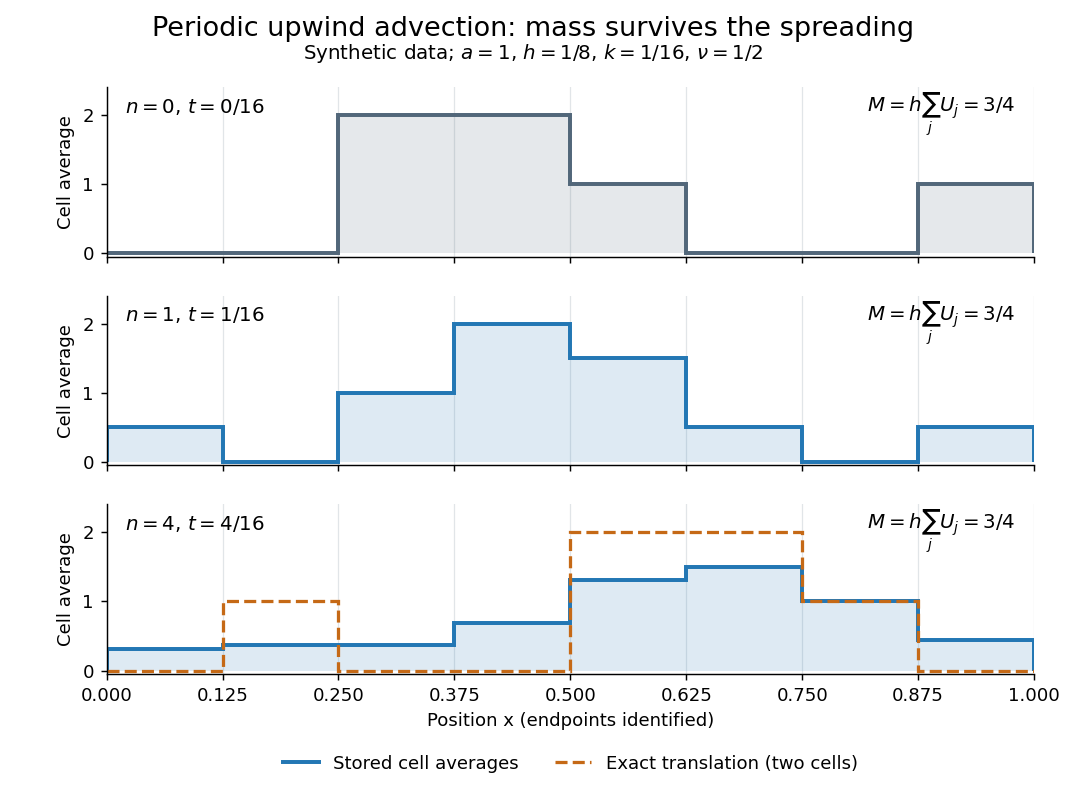

This chart was generated by the following Python code:
"""Plot original periodic upwind cell averages and the exact translated profile.

Tested with Python 3.14, matplotlib 3.10.7 and numpy 2.3.5.
Run from _media with MPLBACKEND=Agg MPLCONFIGDIR=/tmp/codex-wiki-matplotlib.
"""

from fractions import Fraction
from math import comb
from pathlib import Path

import matplotlib.pyplot as plt
import numpy as np


def profiles():
    initial = [Fraction(x) for x in (0, 0, 2, 2, 1, 0, 0, 1)]
    courant = Fraction(1, 2)
    history = [initial]
    for _ in range(4):
        old = history[-1]
        history.append([(1 - courant) * old[j] + courant * old[(j - 1) % 8]
                        for j in range(8)])
    exact_four = [initial[(j - 2) % 8] for j in range(8)]
    # Independent closed form for four applications of the averaging operator.
    binomial_four = [sum(Fraction(comb(4, m), 16) * initial[(j - m) % 8]
                         for m in range(5)) for j in range(8)]
    assert history[4] == binomial_four
    for state in history + [exact_four]:
        assert sum(state) / 8 == Fraction(3, 4)
        assert all(0 <= value <= 2 for value in state)
    assert history[1] == [Fraction(x, 2) for x in (1, 0, 2, 4, 3, 1, 0, 1)]
    return history, exact_four


def main():
    history, exact_four = profiles()
    edges = np.linspace(0, 1, 9)
    fig, axes = plt.subplots(3, 1, figsize=(8.2, 6.1), dpi=130,
                             sharex=True, facecolor="white")
    colors = ["#52677a", "#2377b4", "#2377b4"]
    for ax, n, color in zip(axes, (0, 1, 4), colors):
        state = np.array(history[n], dtype=float)
        ax.stairs(state, edges, fill=True, alpha=0.15, color=color, baseline=0)
        ax.stairs(state, edges, color=color, linewidth=2.2,
                  label="Stored cell averages")
        if n == 4:
            ax.stairs(np.array(exact_four, dtype=float), edges,
                      color="#c56916", linewidth=1.8, linestyle="--",
                      label="Exact translation (two cells)")
        for face in edges:
            ax.axvline(face, color="#e1e5e8", linewidth=0.7, zorder=0)
        ax.set(ylim=(-0.05, 2.4), yticks=[0, 1, 2], ylabel="Cell average")
        ax.text(0.02, 0.85, rf"$n={n}$, $t={n}/16$", transform=ax.transAxes,
                fontsize=11)
        ax.text(0.98, 0.85, r"$M=h\sum_j U_j=3/4$", transform=ax.transAxes,
                fontsize=11, ha="right")
        ax.spines[["top", "right"]].set_visible(False)
    axes[-1].legend(loc="upper center", bbox_to_anchor=(0.5, -0.38),
                    ncol=2, frameon=False, fontsize=10)
    axes[-1].set(xlim=(0, 1), xticks=edges, xlabel="Position x (endpoints identified)")
    fig.suptitle("Periodic upwind advection: mass survives the spreading", fontsize=15,
                 y=0.98)
    fig.text(0.5, 0.925, r"Synthetic data; $a=1$, $h=1/8$, $k=1/16$, $\nu=1/2$",
             ha="center", fontsize=11)
    fig.subplots_adjust(left=0.1, right=0.97, top=0.89, bottom=0.15, hspace=0.23)
    output = Path.cwd() / (Path(__file__).stem + ".png")
    fig.savefig(output, facecolor="white", transparent=False)
    plt.close(fig)
    print(output)


if __name__ == "__main__":
    main()
